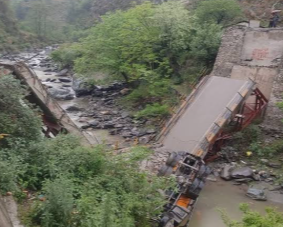
#> input picture backend/data/vision/bridge_damage/Screenshot 2026-09-21 154700.png, 283 x 227 px; its folder holds only this picture in this run
$ python train_vision.py
#> lines starting #> are read from the running program, lines starting #| are printed output that depends on the picture
"""Train a small prototype image classifier.

Expected dataset:
backend/data/vision/
  landslide/*.jpg
  flash_flood/*.jpg
  road_damage/*.jpg
  bridge_damage/*.jpg
  normal/*.jpg

This is for the hackathon prototype only. Do not treat a small dataset as a
validated disaster-detection model.
"""
from pathlib import Path
import joblib
import numpy as np
from PIL import Image
from sklearn.linear_model import LogisticRegression
from sklearn.model_selection import train_test_split
from sklearn.pipeline import make_pipeline
from sklearn.preprocessing import StandardScaler

ROOT = Path(__file__).resolve().parents[1] / "data" / "vision"
OUT = Path(__file__).resolve().parents[1] / "models" / "vision_model.joblib"
SIZE = (32, 32)

X, y = [], []
for label_dir in sorted(ROOT.glob("*")):
    if not label_dir.is_dir(): continue
    for path in label_dir.glob("*"):
        try:
            im = Image.open(path).convert("RGB").resize(SIZE)
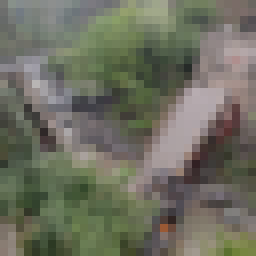
#> im: PIL image 32x32 RGB (shown 8 times larger); mean R, G, B 109.4, 110.5, 96.3
            X.append(np.asarray(im, dtype=np.float32).reshape(-1) / 255.0)
            y.append(label_dir.name)
        except Exception: pass
#> pass 2 of the loop `for label_dir in sorted(ROOT.glob("*")):`:
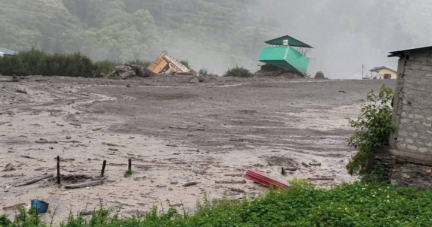
#> input picture backend/data/vision/flash_flood/Screenshot 2026-09-21 154800.png, 432 x 227 px
#> `im = Image.open(path).convert("RGB").resize(SIZE)`:
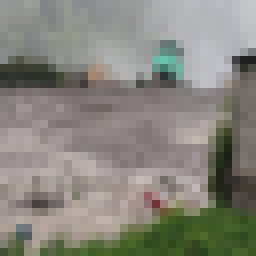
#> im: PIL image 32x32 RGB (shown 8 times larger); mean R, G, B 134.7, 133.4, 124.8

if len(set(y)) < 2 or len(y) < 20:
#> (the run stopped early here; a loop or call above may not have finished)
